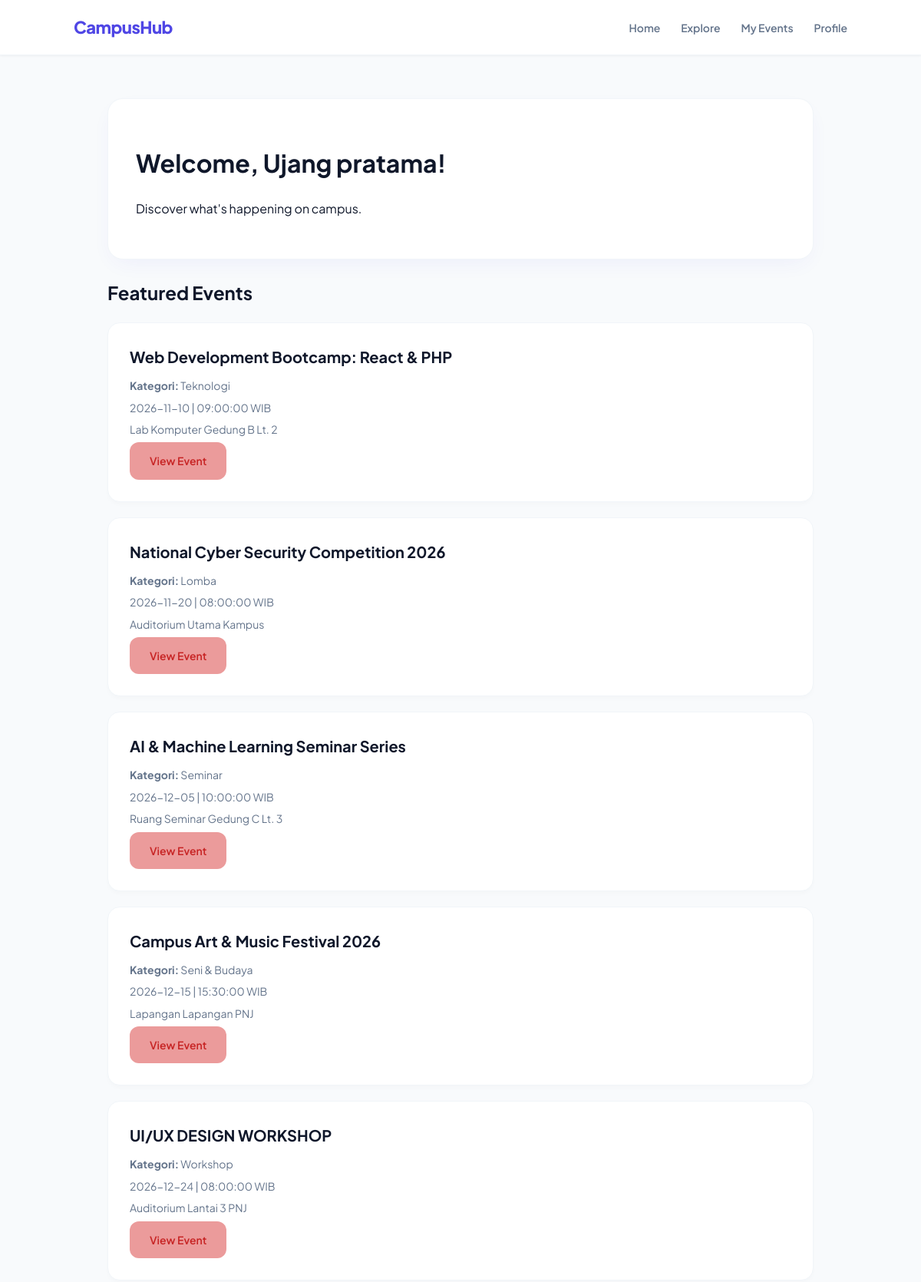
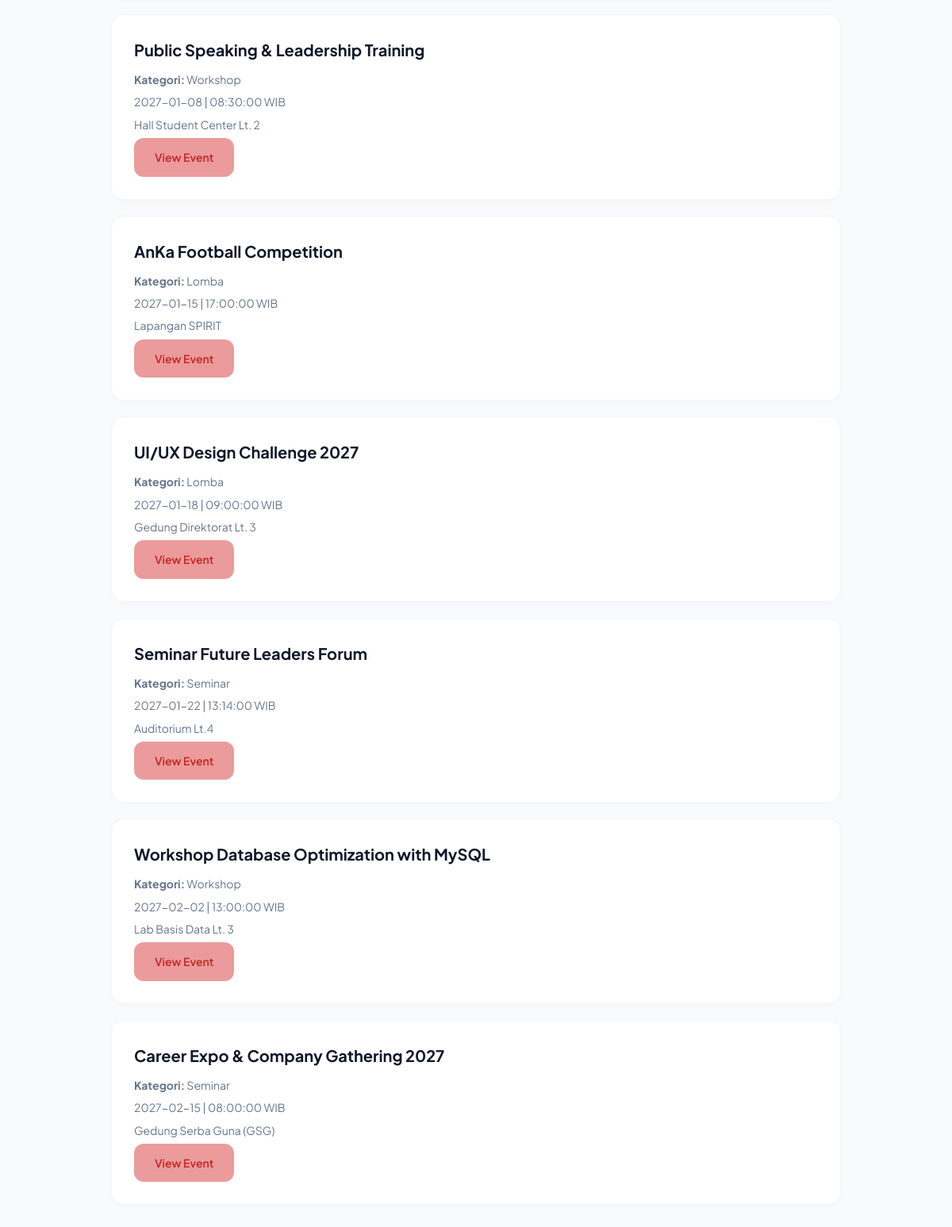
Screenshot of /halaman/dashboard.php (signed in) with the database file from the repository (2 pictures, top to bottom).
### tables this page shows
CREATE TABLE `event` (
  `eventId` int NOT NULL,
  `title` varchar(150) NOT NULL,
  `description` text,
  `organizer` varchar(100) DEFAULT NULL,
  `categoryId` int DEFAULT NULL,
  `eventDate` date NOT NULL,
  `startTime` time NOT NULL,
  `location` varchar(200) DEFAULT NULL,
  `capacity` int DEFAULT NULL
);

CREATE TABLE `category` (
  `categoryId` int NOT NULL,
  `categoryName` varchar(100) NOT NULL
);

### halaman/dashboard.php (the view, shortened to what this page needs)
<?php
include "../koneksi/koneksi.php";
$user = $_SESSION['user'];
$query_event = mysqli_query($koneksi, "
    SELECT event.*, category.categoryName
    FROM event
    LEFT JOIN category ON event.categoryId = category.categoryId
    ORDER BY event.eventDate ASC
");
?>
<!DOCTYPE html>
<html lang="id">
<head>
    <link rel="stylesheet" href="../style/style.css">
</head>
<body>
    <div class="navbar">
        <div class="logo">CampusHub</div>
        <div>
            <a href="dashboard.php">Home</a>
            <a href="explore.php">Explore</a>
            <a href="myevents.php">My Events</a>
            <a href="profile.php">Profile</a>
        </div>
    </div>
    <div class="container">
        <div class="card">
            <h1>Welcome, <?= htmlspecialchars($user['fullName']) ?>!</h1>
            <p>Discover what's happening on campus.</p>
        </div>
        <h2>Featured Events</h2>
        <?php if (mysqli_num_rows($query_event) > 0): ?>
            <?php while ($event = mysqli_fetch_assoc($query_event)): ?>
                <div class="event">
                    <h3><?= htmlspecialchars($event['title']) ?></h3>
                    <p><strong>Kategori:</strong> <?= htmlspecialchars($event['categoryName'] ?? 'Umum') ?></p>
                    <p><?= htmlspecialchars($event['eventDate']) ?> | <?= htmlspecialchars($event['startTime']) ?> WIB</p>
                    <p><?= htmlspecialchars($event['location']) ?></p>
                    <a class="btn" href="detail.php?id=<?= $event['eventId'] ?>">View Event</a>
                </div>
            <?php endwhile; ?>
        <?php else: ?>
            <div class="card">
                <p>Belum ada event yang tersedia saat ini.</p>
            </div>
        <?php endif; ?>
    </div>
</body>
</html>

### style/style.css (style rules this page uses)
* { box-sizing: border-box; }
body { margin: 0; font-family: 'Plus Jakarta Sans', sans-serif; background-color: #f8fafc; color: #0f172a; line-height: 1.6; }
.container { width: 90%; max-width: 920px; margin: auto; padding: 32px 0; }
.navbar { background: #ffffff; padding: 18px 8%; display: flex; justify-content: space-between; align-items: center; box-shadow: 0 1px 3px 0 rgba(0, 0, 0, 0.05); border-bottom: 1px solid #f1f5f9; }
.logo { font-size: 22px; font-weight: 800; color: #4f46e5; letter-spacing: -0.5px; }
.navbar a { text-decoration: none; margin-left: 24px; color: #64748b; font-weight: 600; font-size: 14px; transition: color 0.2s ease; }
.card, .login, .auth-card { background: #ffffff; padding: 36px; margin: 24px auto; border-radius: 20px; box-shadow: 0 10px 30px -10px rgba(79, 70, 229, 0.08); border: 1px solid #f1f5f9; }
button, .btn { display: inline-block; padding: 13px 26px; border: none; border-radius: 12px; background: #eb9b9b; color: #c72424; cursor: pointer; text-decoration: none; font-size: 14px; font-weight: 600; font-family: inherit; text-align: center; transition: all 0.2s ease; }
.event { background: #ffffff; padding: 28px; margin: 20px 0; border-radius: 16px; border: 1px solid #f1f5f9; box-shadow: 0 4px 6px -1px rgba(0, 0, 0, 0.02); transition: all 0.2s ease-in-out; }
.event h3 { margin-top: 0; margin-bottom: 10px; font-size: 20px; color: #0f172a; }
.event p { margin: 6px 0; color: #64748b; font-size: 14px; }

### rows the page displays
event: title "Web Development Bootcamp: React & PHP", categoryId.categoryName "Teknologi", eventDate "2026-11-10", startTime "09:00:00", location "Lab Komputer Gedung B Lt. 2"
event: title "National Cyber Security Competition 2026", categoryId.categoryName "Lomba", eventDate "2026-11-20", startTime "08:00:00", location "Auditorium Utama Kampus"
event: title "AI & Machine Learning Seminar Series", categoryId.categoryName "Seminar", eventDate "2026-12-05", startTime "10:00:00", location "Ruang Seminar Gedung C Lt. 3"
event: title "Campus Art & Music Festival 2026", categoryId.categoryName "Seni & Budaya", eventDate "2026-12-15", startTime "15:30:00", location "Lapangan Lapangan PNJ"
event: title "UI/UX DESIGN WORKSHOP", categoryId.categoryName "Workshop", eventDate "2026-12-24", startTime "08:00:00", location "Auditorium Lantai 3 PNJ"
event: title "Public Speaking & Leadership Training", categoryId.categoryName "Workshop", eventDate "2027-01-08", startTime "08:30:00", location "Hall Student Center Lt. 2"
event: title "AnKa Football Competition", categoryId.categoryName "Lomba", eventDate "2027-01-15", startTime "17:00:00", location "Lapangan SPIRIT"
event: title "UI/UX Design Challenge 2027", categoryId.categoryName "Lomba", eventDate "2027-01-18", startTime "09:00:00", location "Gedung Direktorat Lt. 3"
event: title "Seminar Future Leaders Forum", categoryId.categoryName "Seminar", eventDate "2027-01-22", startTime "13:14:00", location "Auditorium Lt.4"
event: title "Workshop Database Optimization with MySQL", categoryId.categoryName "Workshop", eventDate "2027-02-02", startTime "13:00:00", location "Lab Basis Data Lt. 3"
event: title "Career Expo & Company Gathering 2027", categoryId.categoryName "Seminar", eventDate "2027-02-15", startTime "08:00:00", location "Gedung Serba Guna (GSG)"

### other values shown
$user['fullName'] "Ujang pratama"
